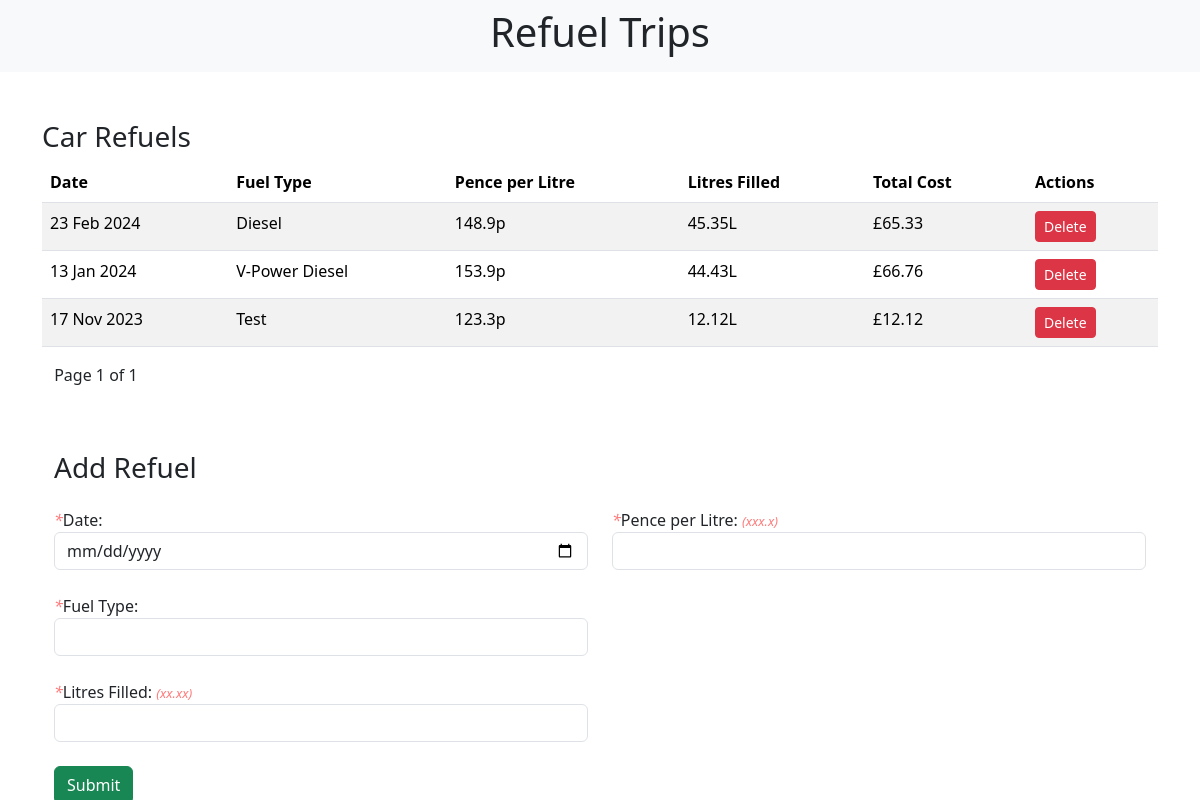
Before: /?page=2 with the older database file.
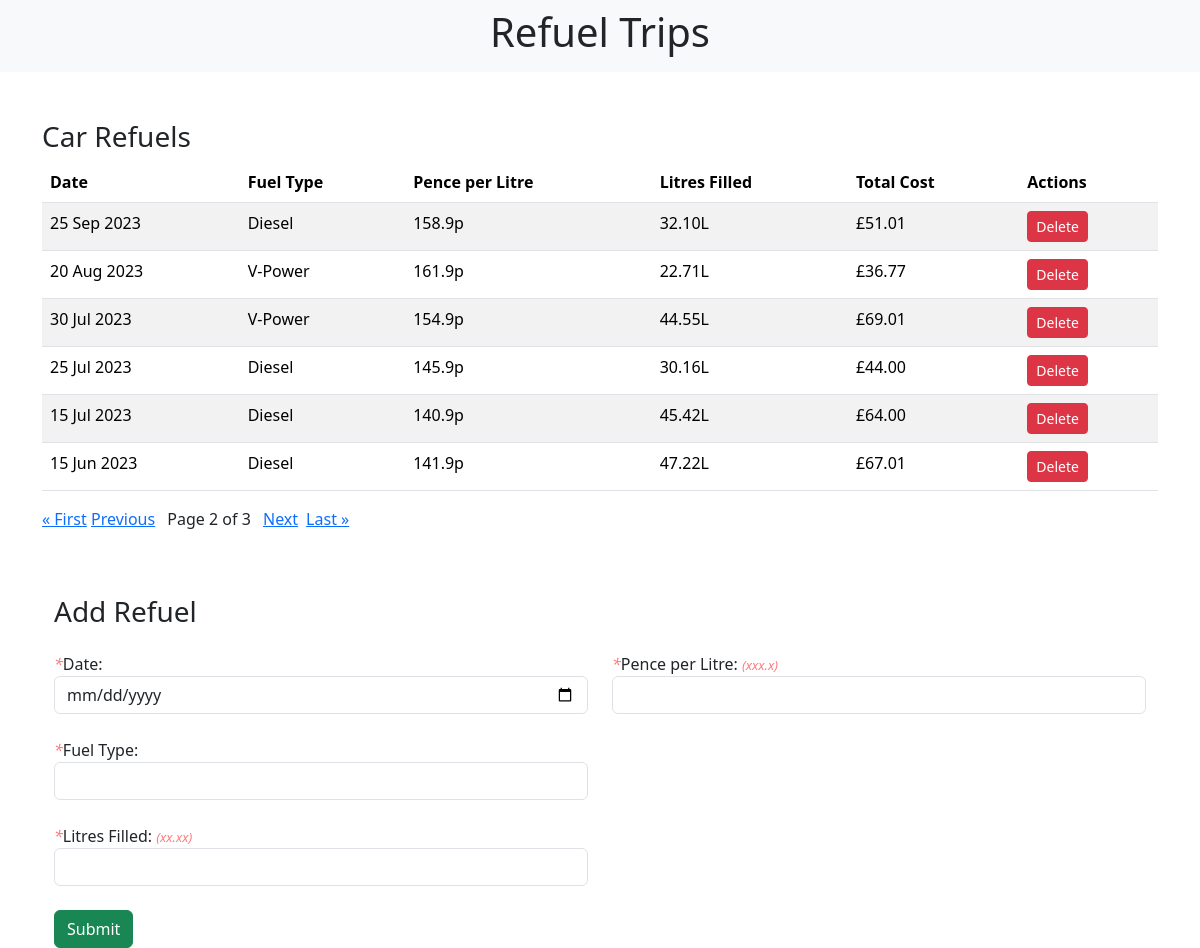
After: the same page with the newer database file.
### refuels/models.py (models this page shows, shortened)
class RefuelSession(models.Model):
    date = models.DateField()
    fuel_type = models.CharField(max_length=20)
    pence_per_litre = models.DecimalField(max_digits=4, decimal_places=1)
    litres_filled = models.DecimalField(max_digits=5, decimal_places=2)
    total_cost = models.DecimalField(max_digits=5, decimal_places=2)

### refuels/views.py (the view)
# urls.py: path('', include('refuels.urls')),
def refuels(request):
    items = RefuelSession.objects.order_by('-date')  # Sort by date from newest to oldest
    paginator = Paginator(items, 6)
    page = request.GET.get('page')
    try:
        refuels = paginator.page(page)
    except PageNotAnInteger:
        refuels = paginator.page(1)
    except EmptyPage:
        refuels = paginator.page(paginator.num_pages)
    if request.method == 'DELETE':
        refuel_id = request.POST.get('refuel_id')
        refuel = get_object_or_404(RefuelSession, pk=refuel_id)
        refuel.delete()
        return JsonResponse({'message': 'Refuel session deleted successfully'}, status=200)
    elif request.method == 'POST':
        form = RefuelForm(request.POST)
        if form.is_valid():
            form.save()
            return HttpResponseRedirect('/')
    else:
        form = RefuelForm()
    return render(request, 'refuel_form.html', {'form': form, 'refuels': refuels})

### refuels/forms.py
class RefuelForm(forms.ModelForm):
    class Meta:
        model = RefuelSession
        fields = ['date', 'fuel_type', 'pence_per_litre', 'litres_filled']

### refuels/templates/refuel_form.html (shortened to what this page needs)
{% extends 'base.html' %}
{% block content %}
<br><br>
    <div class="table-responsive">
        <h3>Car Refuels</h3>
        <table class="table table-striped">
            <thead>
                <tr>
                    <th>Date</th>
                    <th>Fuel Type</th>
                    <th>Pence per Litre</th>
                    <th>Litres Filled</th>
                    <th>Total Cost</th>
                    <th>Actions</th>
                </tr>
            </thead>
            <tbody>
                {% for refuel in refuels|dictsortreversed:"date" %}
                    <tr>
                        <td>{{ refuel.date|date:'d M Y' }}</td>
                        <td>{{ refuel.fuel_type }}</td>
                        <td>{{ refuel.pence_per_litre }}p</td>
                        <td>{{ refuel.litres_filled }}L</td>
                        <td>£{{ refuel.total_cost }}</td>
                        <td>
                            <button class="btn btn-danger btn-sm delete-refuel" data-refuel-id="{{ refuel.id }}" data-csrf-token="{{ csrf_token }}">Delete</button>
                        </td>
                    </tr>
                {% endfor %}
            </tbody>
        </table>
    </div>
    <div class="pagination">
        <p class="step-links">
            {% if refuels.has_previous %}
                <a href="?page=1">&laquo; First</a>
                <a href="?page={{ refuels.previous_page_number }}">Previous</a>
            {% endif %}
            <p class="current">
                &ensp; Page {{ refuels.number }} of {{ refuels.paginator.num_pages }} &ensp;
            </p>
            {% if refuels.has_next %}
                <a href="?page={{ refuels.next_page_number }}">Next</a> &ensp;
                <a href="?page={{ refuels.paginator.num_pages }}">Last &raquo;</a>
            {% endif %}
        </p>
    </div>
    <div class="container mt-5">
        <h3 class="mb-4">Add Refuel</h3>
        <form method="post">
            <div class="row">
                <div class="col-md-6">
                    <div class="form-group">
                        <label for="date"><span>*</span>Date:</label>
                        <input type="date" class="form-control" id="date" name="date">
                        <br>
                    </div>
                    <div class="form-group">
                        <label for="fuel_type"><span>*</span>Fuel Type:</label>
                        <input type="text" class="form-control" id="fuel_type" name="fuel_type">
                        <br>
                    </div>
                    <div class="form-group">
                        <label for="litres_filled"><span>*</span>Litres Filled: <span class="field-hint">(xx.xx)</span></label>
                        <input type="number" class="form-control" id="litres_filled" name="litres_filled" step="0.01">
                        <br>
                    </div>
                </div>
                <div class="col-md-6">
                    <div class="form-group">
                        <label for="pence_per_litre"><span>*</span>Pence per Litre: <span class="field-hint">(xxx.x)</span></label>
                        <input type="number" class="form-control" id="pence_per_litre" name="pence_per_litre" step="0.01">
                        <br>
                    </div>
                </div>
            </div>
            <button type="submit" class="btn btn-success">Submit</button>
        </form>
    </div>
{% endblock %}

### refuels/templates/base.html (shortened to what this page needs)
<!DOCTYPE html>
<html lang="en">
  <head>
    <link rel="stylesheet" href="https://cdn.jsdelivr.net/npm/bootstrap@5.3.3/dist/css/bootstrap.min.css"  rel="stylesheet" />
  </head>
  <body>
    <nav class="navbar navbar-expand-lg navbar-light bg-light">
        <h1 class="mx-auto">Refuel Trips</h1>
    </nav>
    <div class="container">{% block content %} {% endblock %}</div>
  </body>
</html>

### refuels/templates/base.html (style rules this page uses)
span { color: #ff7a7a; font-style: italic; }
.field-hint { font-size: small; }

Changed rows visible on the page:
removed RefuelSession: date "23 Feb 2024", fuel_type "Diesel", pence_per_litre "148.9", litres_filled "45.35", total_cost "65.33"
removed RefuelSession: date "13 Jan 2024", fuel_type "V-Power Diesel", pence_per_litre "153.9", litres_filled "44.43", total_cost "66.76"
removed RefuelSession: date "17 Nov 2023", fuel_type "Test", pence_per_litre "123.3", litres_filled "12.12", total_cost "12.12"
added RefuelSession: date "25 Sep 2023", fuel_type "Diesel", pence_per_litre "158.9", litres_filled "32.10", total_cost "51.01"
added RefuelSession: date "20 Aug 2023", fuel_type "V-Power", pence_per_litre "161.9", litres_filled "22.71", total_cost "36.77"
added RefuelSession: date "30 Jul 2023", fuel_type "V-Power", pence_per_litre "154.9", litres_filled "44.55", total_cost "69.01"
added RefuelSession: date "25 Jul 2023", fuel_type "Diesel", pence_per_litre "145.9", litres_filled "30.16", total_cost "44.00"
added RefuelSession: date "15 Jul 2023", fuel_type "Diesel", pence_per_litre "140.9", litres_filled "45.42", total_cost "64.00"
added RefuelSession: date "15 Jun 2023", fuel_type "Diesel", pence_per_litre "141.9", litres_filled "47.22", total_cost "67.01"
Other visible differences:
{{ refuels.number }}: "1" → "2"
{{ refuels.paginator.num_pages }}: "1" → "3"
text now shown: "« First Previous Next Last »"
